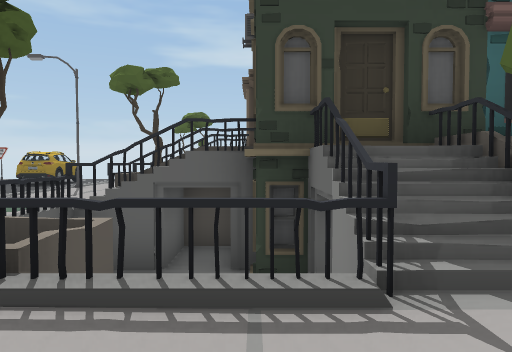
view 1 (above)

24 first-person views from a walk through a Unity game level. The camera is 1.2 m above the floor, tilts 2° down and sees 70° across. The floor is counted in squares, 2 m on a side. Each view is taken from the middle of a square. On the plan, view 1 faces up. The plan holds only what a view shows up to about 10 squares ahead; the rest is blank. The place goes on beyond the plan. The player character is not drawn. Some surface patterns are stand-ins.

view 2
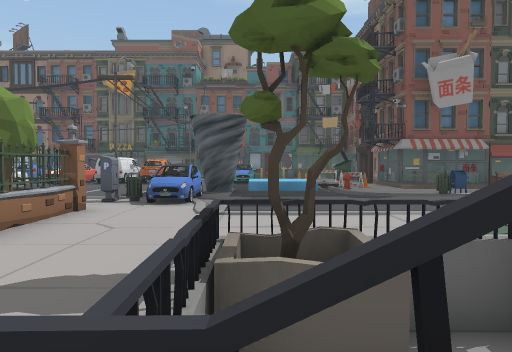

view 3
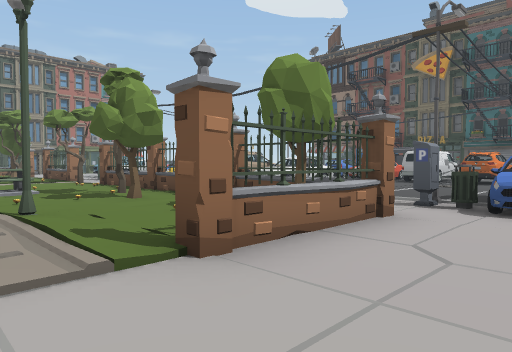

view 4
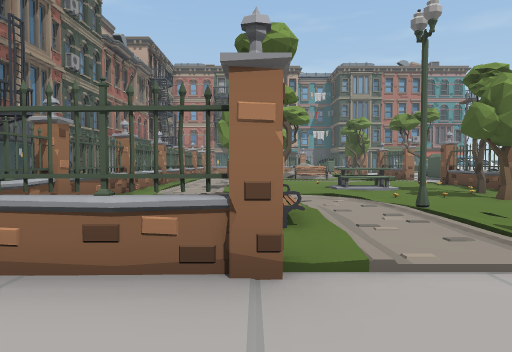

view 5
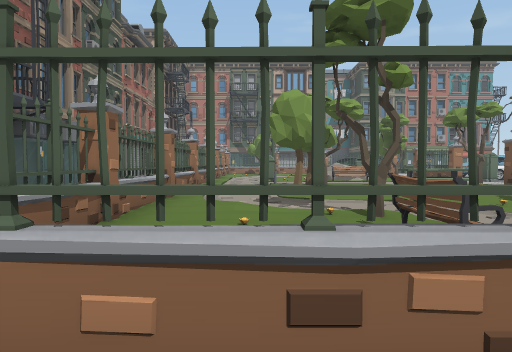

view 6
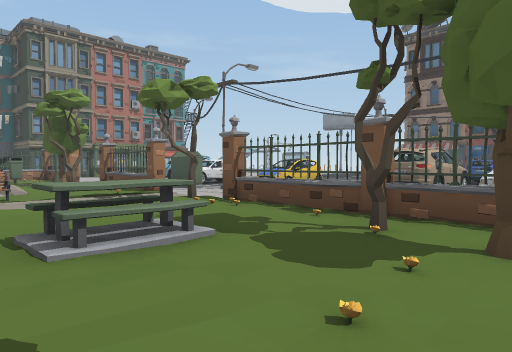

view 7
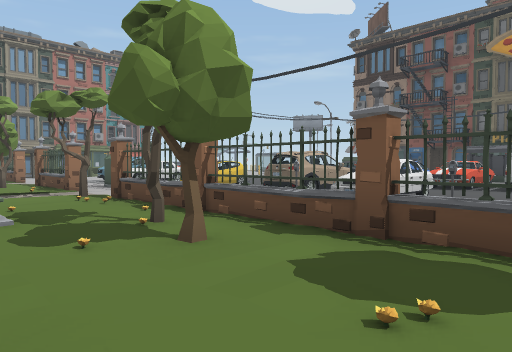

view 8
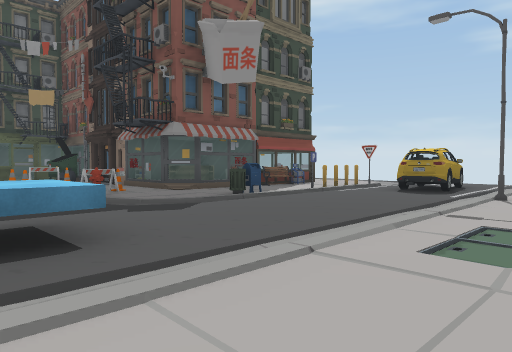

view 9
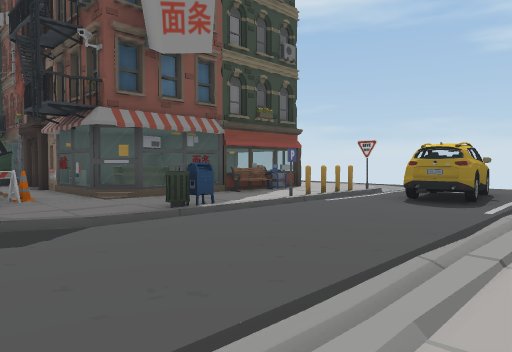

view 10
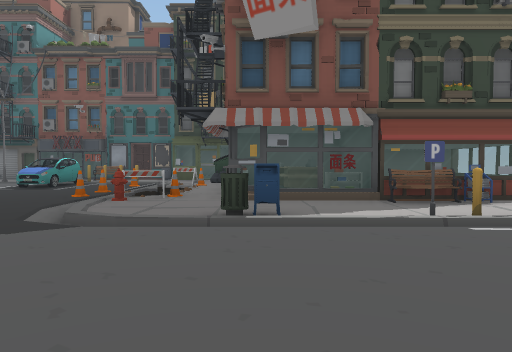

view 11
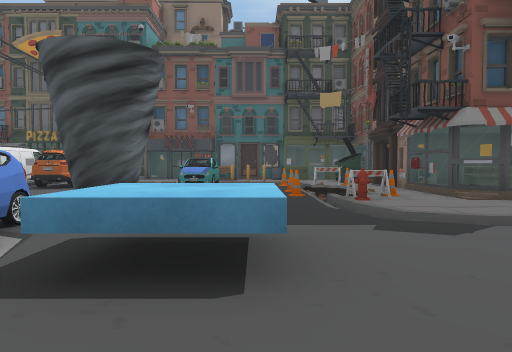

view 12
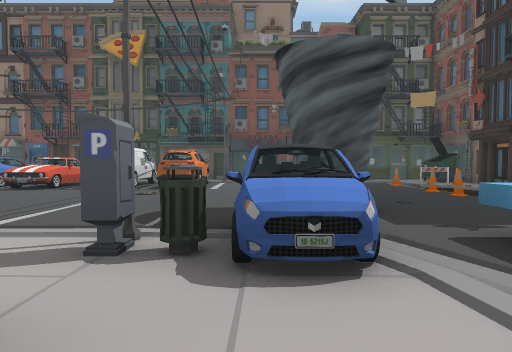

view 13
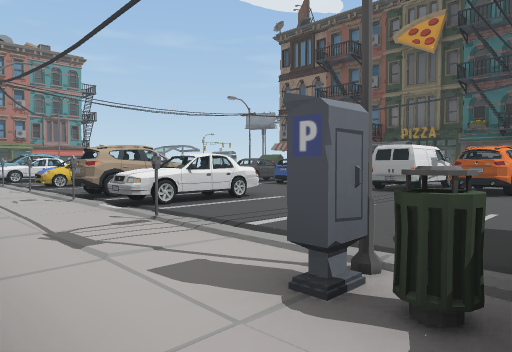

view 14
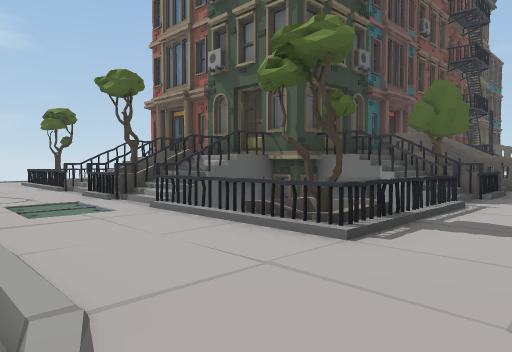

view 15
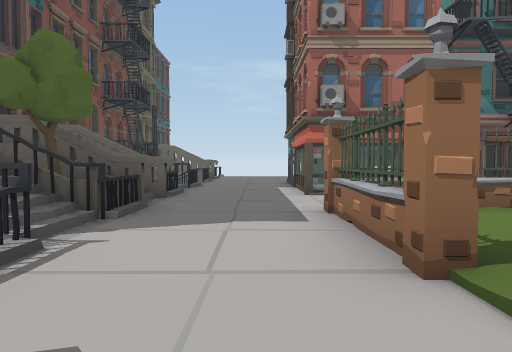

view 16
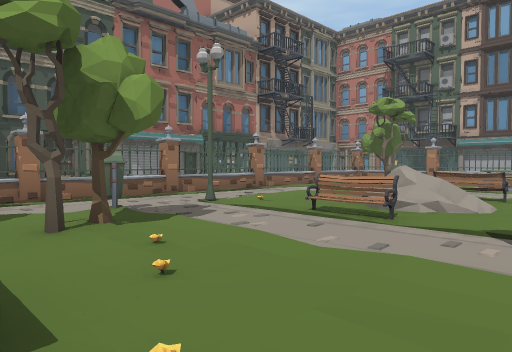

view 17
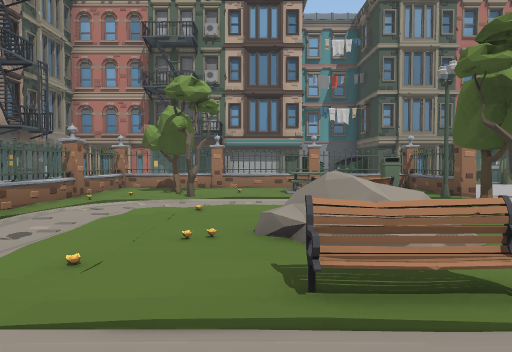

view 18
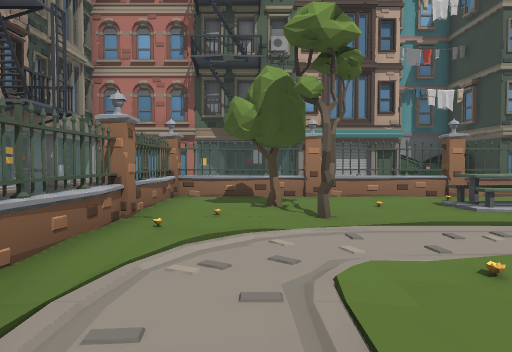

view 19
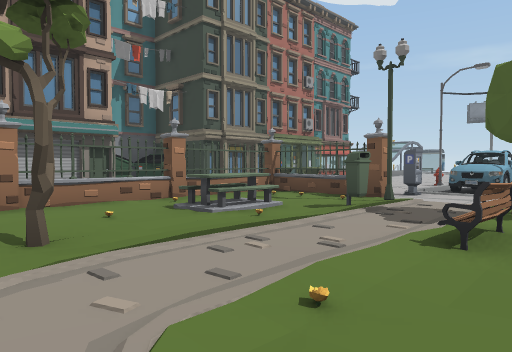

view 20
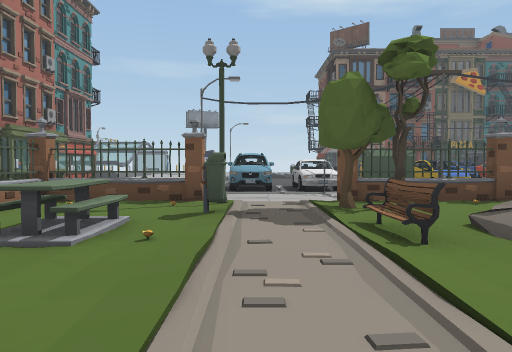

view 21
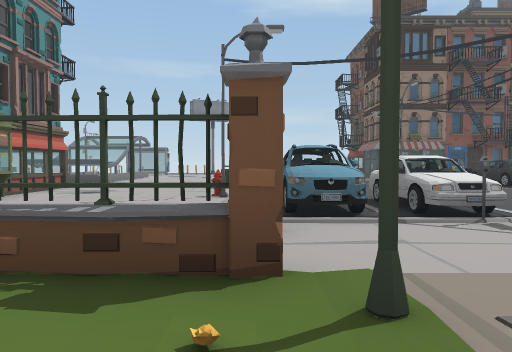

view 22
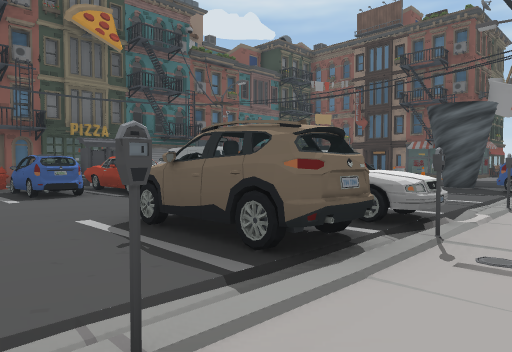

view 23
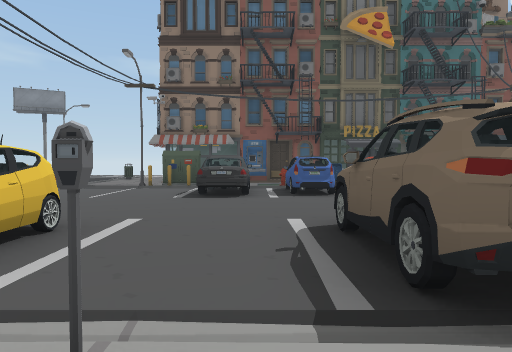

view 24
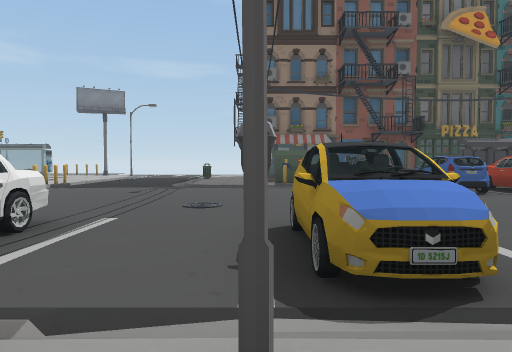

### Floor plan
Key: @ floor where view 1 was taken; # wall or solid block; x gap in a wall; . main floor; : floor 0.25 m higher than the main floor; + floor 0.75 m higher than the main floor; - floor 0.75 m lower than the main floor; _ floor 1 m lower than the main floor; / step, stairs or slope; = window, fence, low wall or low ledge; ^ raised ledge; v drop or lower ground; C car; T tree; P planter; F fence; A table; B bench; R rock; N van; L pole; S sign; E cone; H hydrant; G phone; O other object.
Columns run from 18 left of view 1 to 8 right of it. Each row starts with its distance up from view 1.
 13          ./ ..
 12         ../CC.
 11      ===O S.C.  TO
 10      #### L.C.  OO
  9      ###B S...# =
  8      O#OS  ...  /
  7     OOO=# OO... T#
  6  OOOOOO.../.....^##
  5     O_-EH./.....=#^
  4     O.EE//......vv^^##
  3     .......^^.. x  =T### #
  2     CC.....^^. .Tvv/^^=#/##
  1     CC.  O..C...P..
  0      .....CCC.... @.
 -1     .......O.F=#F/F=#F #===
 -2    CCC.....  T  :.B..  = ##
 -3    NNN.....O FOO:..O.  =  #
 -4   G NN.....O FT...T.F#
 -5   GGCCC.CCC  =TOO:O.:  O
 -6 OOOCCC...CCC.FO...:.FF O
 -7 O HCCC..CCCC.=.A  T.:  OO
 -8 O   CC.....O.OOOOT..:  OO
 -9     CC.....O.FT:::TOF  O
-10   LO.....CC  /O.....:  O
-11   #/......CO.F...BO..F
-12   ./.......O =O ROO.:
-13   /......CCC #T  ...:
-14   .......CCO FT:B:O.F
-15   .....  CCC /#O..//O
-16   ...    CCO.FO.O.TO.F
-17  OO        ..=OA+O.T.
-18              #:.F=F:.  #
-19              F  O      ##
-20                        =#
-21       ==#OOOOO     OOOO #
-22       =  OOOO     OO

Positions as (right, up) in squares from view 1, and headings:
1: (0, 0), facing up
2: (1, 2), facing left
3: (-1, 1), facing down-left
4: (0, 1), facing down
5: (1, 0), facing down
6: (-1, -4), facing down-left
7: (-2, -2), facing down-left
8: (-3, 2), facing up-left
9: (-4, 4), facing up-left
10: (-4, 7), facing left
11: (-4, 3), facing left
12: (-4, 0), facing left
13: (-5, 0), facing down-left
14: (-5, 0), facing up-right
15: (-2, 0), facing right
16: (-4, -7), facing down-right
17: (-1, -9), facing down
18: (1, -12), facing down
19: (1, -13), facing down-left
20: (1, -15), facing left
21: (-3, -16), facing left
22: (-6, -9), facing up-left
23: (-6, -8), facing left
24: (-6, -11), facing left
